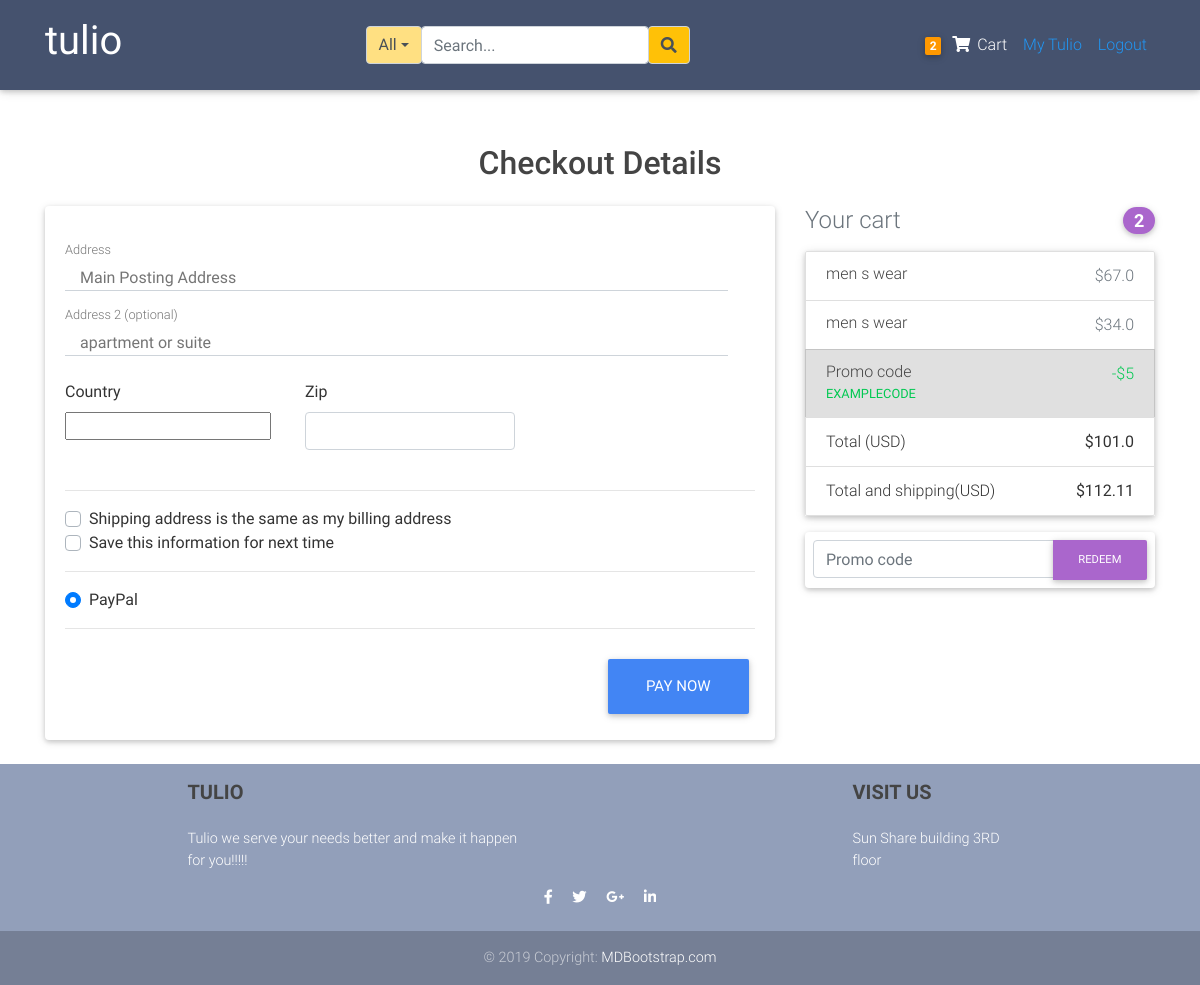
The page /checkout/ (signed in) on the database as committed earlier.
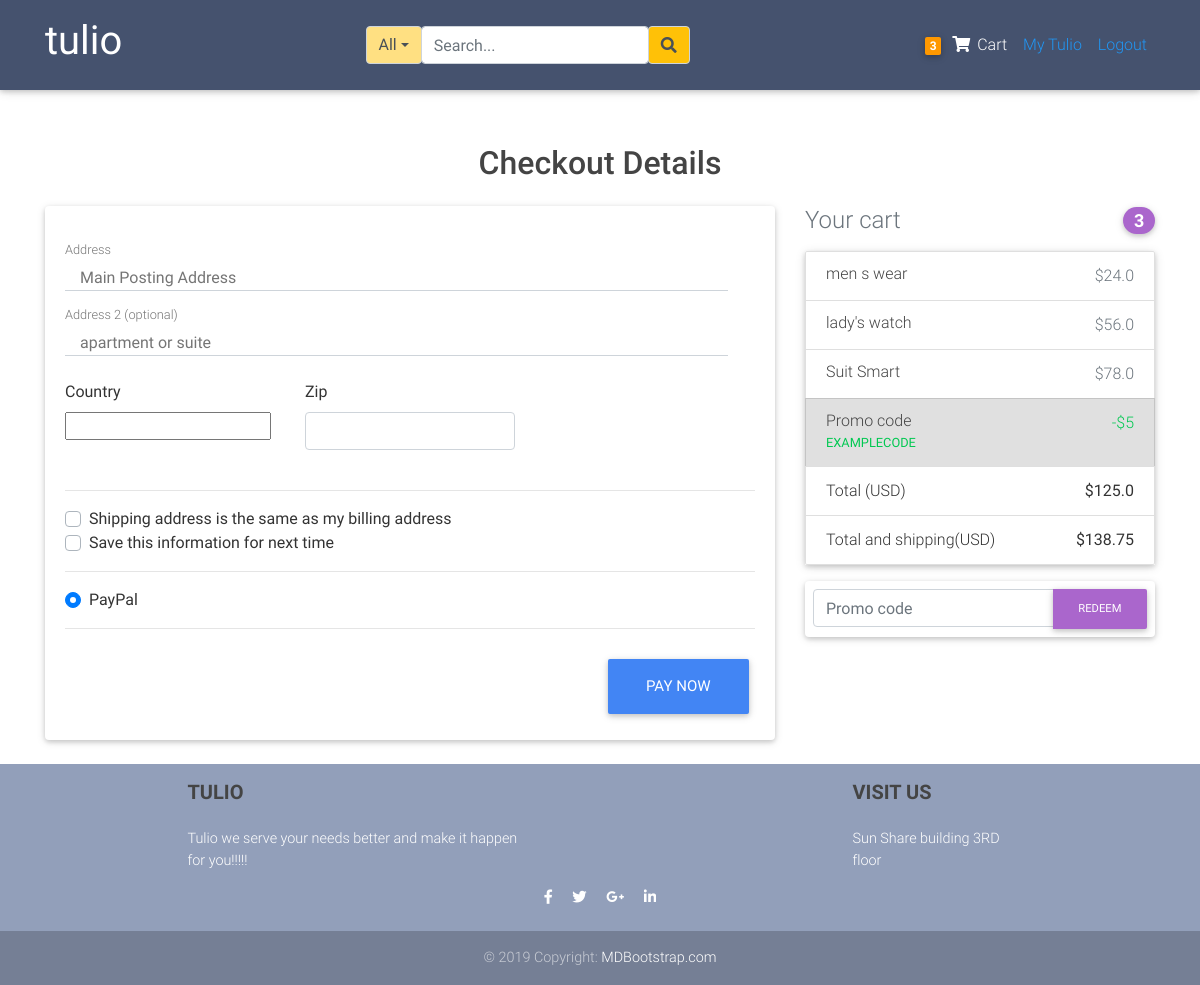
The same page on the database as committed later.
### blogs/models.py (models this page shows, shortened)
class Order(models.Model):
	user           = models.ForeignKey(settings.AUTH_USER_MODEL,
	                        on_delete=models.CASCADE)
	items          = models.ManyToManyField(OrderItem)
	start_date     = models.DateTimeField(auto_now_add=True)
	ordered_date   = models.DateTimeField()
	ordered        = models.BooleanField(default=False)
	biling_address = models.ForeignKey("BillingAddress",
		          on_delete=models.SET_NULL, blank=True, null=True)
	payment        = models.ForeignKey("Payment",
		          on_delete=models.SET_NULL, blank=True, null=True)
	def get_total(self):
		total = 0
		for order_item in self.items.all():
			total +=order_item.get_final_price()
		return round(total,2)
	def get_shipping(self):
		shipping=0
		if self.get_total() <=10:
			shipping=self.get_total()*0.05
		elif self.get_total() >10 and self.get_total()<=20:
			shipping=self.get_total()*0.06
		elif self.get_total() >20 and self.get_total()<=100:
			shipping=self.get_total()*0.08
		else:
			shipping=self.get_total()*0.11
		return round(shipping,2)
	def get_total_and_shipping(self):
		return round((self.get_total() + self.get_shipping()),2)

class  OrderItem(models.Model):
	user     = models.ForeignKey(settings.AUTH_USER_MODEL,
	                        on_delete=models.CASCADE)
	ordered  = models.BooleanField(default=False)
	item     = models.ForeignKey(Item, on_delete=models.CASCADE)
	quantity = models.IntegerField(default=1)
	date     = models.DateTimeField(auto_now_add=True)
	def get_item_total_price(self):
		return self.quantity * self.item.price
	def get_item_total_discount_price(self):
		return round((self.quantity * self.item.discount_price), 2)
	def get_final_price(self):
		if self.item.discount_price:
			return self.get_item_total_discount_price()
		return self.get_item_total_price()

class Item(models.Model):
	title           = models.CharField(max_length=100)
	price           = models.FloatField()
	discount_price  = models.FloatField(blank=True, null=True)
	category        = models.CharField(choices=CATEGORY_CHOICES, max_length=2)
	label           = models.CharField(choices=LABEL_CHOICES, max_length=2)
	image           = models.ImageField(upload_to='product_pictures')
	slug            = models.SlugField()
	description     = models.TextField()
	owner           = models.ForeignKey(User, on_delete=models.CASCADE)
	date            = models.DateTimeField(auto_now_add=True)
	objects         = ProductManager()

### blogs/views.py (the view, shortened to what this page needs)
# urls.py: path('checkout/', CheckoutView.as_view(), name = "checkout" ),
class CheckoutView(LoginRequiredMixin, View):
	def get(self, *args, **kwargs):
		try:
			order = Order.objects.get(user=self.request.user, ordered=False)
			form = CheckoutForm()
			context ={
			'form':form,
			'order':order,
			}
			return render(self.request, "blogs/checkout.html", context)
		except ObjectDoesNotExist:
			messages.error(self.request,f"No active orders available")
			return redirect("blogs:checkout")

### blogs/blog_forms.py
class CheckoutForm(forms.Form):
	street_address = forms.CharField(widget=forms.TextInput(attrs={
		"placeholder": "Main Posting Address",
		'class':'col-md-11 pt-3'
		}))
	apartment_address = forms.CharField(required= False, widget=forms.TextInput(attrs={
		"placeholder": "apartment or suite",
		'class':'col-md-11 pt-3'
		}))
	country = CountryField(blank_label='(select country)').formfield(widget =CountrySelectWidget(attrs={
		'class': 'custom-select d-block w-100'
		}))
	zip =forms.CharField(widget=forms.TextInput(attrs={
		'class':'form-control'
		}))
	same_biling_address = forms.BooleanField(required=False)
	save_info = forms.BooleanField(required=False)
	payment_options=forms.ChoiceField(widget=forms.RadioSelect,
						choices=PAYMENT_CHOICES)

### blogs/templatetags/cart_item_count.py (called while the page is built)
@register.filter
def cart_count(user):
	if user.is_authenticated:
		query_set = Order.objects.filter(user=user, ordered=False)
		if query_set.exists():
			return query_set[0].items.count()
	return 0

### blogs/templates/blogs/checkout.html (shortened to what this page needs)
{%extends 'blogs/layout.html'%}
{%load cart_item_count%}
{%load crispy_forms_tags%}
{%block content%}
    <div class="container wow fadeIn pt-5">
      <h2 class=" h2 text-center mb-4">Checkout Details</h2>
      <div class="row">
        <div class="col-md-8 mb-4">
          <div class="card">
            <form method="POST" class="card-body">
              <div class="md-form mb-8">
               {{form.street_address}}
                <label for="address" class="">Address</label>
              </div>
              <div class="md-form mb-8">
                {{form.apartment_address}}
                <label for="text-bold address-2" class="">Address 2 (optional)</label>
              </div>
              <div class="row">
                <div class="col-lg-4 col-md-12 mb-4">
                  <label for="country">Country</label>
                  {{form.country}}
                </div>
                <div class="col-lg-4 col-md-6 mb-4">
                  <label for="zip">Zip</label>
                  {{form.zip}}
                </div>
              </div>
              <hr>
              <div class="custom-control custom-checkbox">
                <label class="custom-control-label" for="same-address">Shipping address is the same as my billing address</label>
              </div>
              <div class="custom-control custom-checkbox">
                <label class="custom-control-label" for="save-info">Save this information for next time</label>
              </div>
              <hr>
              <div class="d-block my-3">
                {% for value, name in form.fields.payment_options.choices%}
                <div class="custom-control custom-radio">
                  <label class="custom-control-label" for="{{name}}">{{name}}</label>
                </div>
               {%endfor%}
              </div>
              <hr class="mb-4">
              <button class="btn btn-primary btn-lg float-right" type="submit">Pay Now</button>
            </form>
          </div>
        </div>
       <div class="col-md-4 mb-4">
          <h4 class="d-flex justify-content-between align-items-center mb-3">
            <span class="text-muted">Your cart</span>
            <span class="badge badge-secondary badge-pill">{{request.user|cart_count}}</span>
          </h4>
          <ul class="list-group mb-3 z-depth-1">
            {%for order_item in order.items.all%}
            <li class="list-group-item d-flex justify-content-between lh-condensed">
              <div>
                <h6 class="my-0">{{order_item.item.title}}</h6>
              </div>
              <span class="text-muted">${{order_item.get_item_total_price}}</span>
            </li>
            {%endfor%}
            {%if order.items.all%}
            <li class="list-group-item d-flex justify-content-between bg-light">
              <div class="text-success">
                <h6 class="my-0">Promo code</h6>
                <small>EXAMPLECODE</small>
              </div>
              <span class="text-success">-$5</span>
            </li>
            <li class="list-group-item d-flex justify-content-between">
              <span>Total (USD)</span>
              <strong>${{order.get_total}}</strong>
            </li>
            <li class="list-group-item d-flex justify-content-between">
              <span>Total and shipping(USD)</span>
              <strong>${{order.get_total_and_shipping}}</strong>
            </li>
          </ul>
          {%endif%}
          <form class="card p-2">
            <div class="input-group">
              <input type="text" class="form-control" placeholder="Promo code" aria-label="Recipient's username" aria-describedby="basic-addon2">
              <div class="input-group-append">
                <button class="btn btn-secondary btn-md waves-effect m-0" type="button">Redeem</button>
              </div>
            </div>
          </form>
</div>
      </div>
    </div>
{%endblock content%}

### blogs/templates/blogs/nav.html
{%load cart_item_count%}
<nav class="navbar fixed-top navbar-expand-lg navbar-dark mdb-color scrolling-navbar">
    <div class="container">
      <a class="navbar-brand waves-effect" href="{%url 'blogs:home' %}" target="_blank">
          <h1>
             <strong class="white-text">tulio</strong>
          </h1>
      </a>
  {%include 'blogs/search_bar.html'%}
        <ul class="navbar-nav nav-flex-icons">
          <li>
            <div class="navbar-nav">
                  <li class="nav-item">
                      <a href="{%url 'blogs:order_summary'%}" class="nav-link waves-effect">
                        <span class="badge orange z-depth-1 mr-1"> {{request.user|cart_count}}</span>
                          <i class="fas fa-shopping-cart"></i>
                        <span class="clearfix d-none d-sm-inline-block"> Cart </span>
                      </a>
                  </li>
                {%if request.user.is_authenticated%}
                    <a class="nav-item nav-link blue-text" href="{%url 'blogs:dashboard'%}">My Tulio</a>
                    <a class="nav-item nav-link blue-text" href="{%url 'account_logout' %}">Logout</a>
                {%else%}
                    <a class="nav-item nav-link blue-text" href="{%url 'account_login' %}">Login</a>
                    <a class="nav-item nav-link blue-text" href="{%url 'account_signup'%}">Register</a>
                {%endif%}
            </div>
          </li>
        </ul>
      </div>
  </nav>

Rows that differ between the two databases and show on the page:
removed OrderItem: item "men s wear", get_item_total_price "34.0"
changed through a linked row, OrderItem "men s wear": get_item_total_price "67.0" → "24.0"
now on this page (row unchanged): OrderItem: item "lady's watch", get_item_total_price "56.0"
added OrderItem: item "Suit Smart", get_item_total_price "78.0"
changed through a linked row, Order: get_total "101.0" → "125.0"; get_total_and_shipping "112.11" → "138.75"
Other text that changed with them:
{{ request.user|cart_count }}: "2" → "3"
